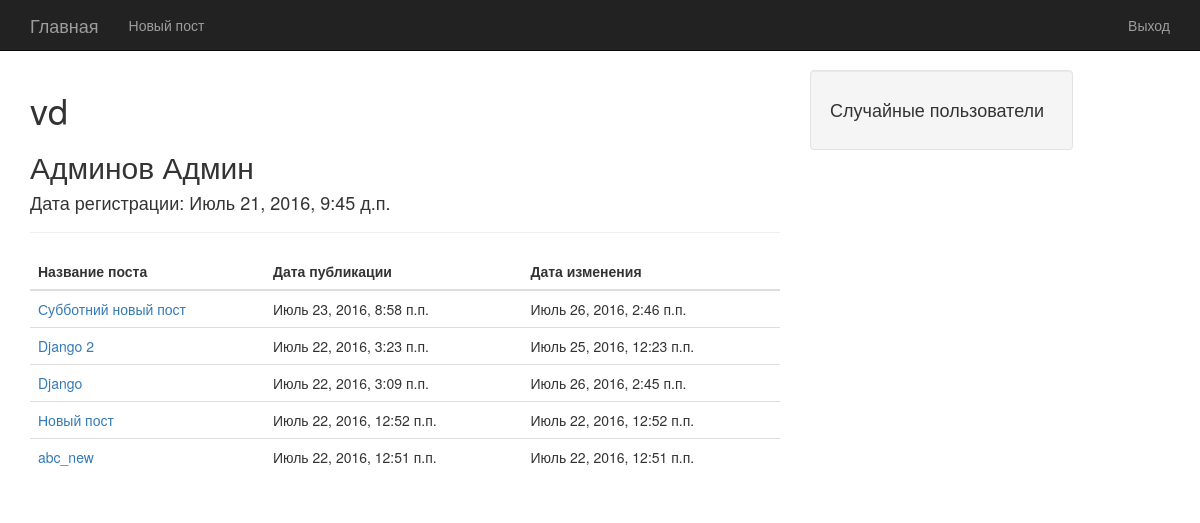
/user1/ (signed in), run on the app's committed database.
### posts/models.py (models this page shows, shortened)
class Post(models.Model):
    title = models.CharField(max_length=150)
    content = models.TextField()
    image = models.ImageField(upload_to='images', blank=True)
    video = models.URLField(blank=True)
    created = models.DateTimeField(auto_now=False, auto_now_add=True)
    updated = models.DateTimeField(auto_now=True, auto_now_add=False)
    author = models.ForeignKey(User)
    class Meta:
        ordering = ['-created']
    def get_absolute_url(self):
        return reverse("post_detail", kwargs={"id": self.id})

### posts/views.py (the view)
# urls.py: url(r'^user(?P<id>\d+)/$', user_detail),
def user_detail(request, id=None):
    if not request.user.is_authenticated():
        return redirect('/login')
    user = get_object_or_404(User, id=id)
    posts = Post.objects.filter(author_id=id)
    context = {"user": user, "posts": posts}
    return render(request, "user.html", context)

### templates/user.html
{% extends "base.html" %}
{% block content %}
<h1>{{ user.username }}</h1>
    <h2>{{ user.last_name }} {{ user.first_name }}</h2>
    <h4>Дата регистрации: {{ user.date_joined }}</h4>
    <hr>
    {% if posts %}
    <div class="table">
        <table class="table table-hover ">
            <thead>
            <tr>
                <th class="header"> Название поста</th>
                <th class="header"> Дата публикации </th>
                <th class="header"> Дата изменения </th>
            </tr>
            </thead>
            <tbody>
            {% for post in posts %}
                <tr>
                    <td><a href="{{ post.get_absolute_url }}">{{ post.title }}</a></td>
                    <td>{{ post.created }}</td>
                    <td>{{ post.updated }}</td>
                </tr>
            {%  endfor %}
            </tbody>
        </table>
    </div>
    {% endif %}
{% endblock content %}

### static/css/1-col-portfolio.css (style rules this page uses)
body { padding-top: 70px; }

### data on the page
Post: title "Субботний новый пост", created "Июль 23, 2016, 8:58 п.п.", updated "Июль 26, 2016, 2:46 п.п."
Post: title "Django 2", created "Июль 22, 2016, 3:23 п.п.", updated "Июль 25, 2016, 12:23 п.п."
Post: title "Django", created "Июль 22, 2016, 3:09 п.п.", updated "Июль 26, 2016, 2:45 п.п."
Post: title "Новый пост", created "Июль 22, 2016, 12:52 п.п.", updated "Июль 22, 2016, 12:52 п.п."
Post: title "abc_new", created "Июль 22, 2016, 12:51 п.п.", updated "Июль 22, 2016, 12:51 п.п."

### other printed values
{{ user.username }} "vd"
{{ user.last_name }} "Админов"
{{ user.first_name }} "Админ"
{{ user.date_joined }} "Июль 21, 2016, 9:45 д.п."
